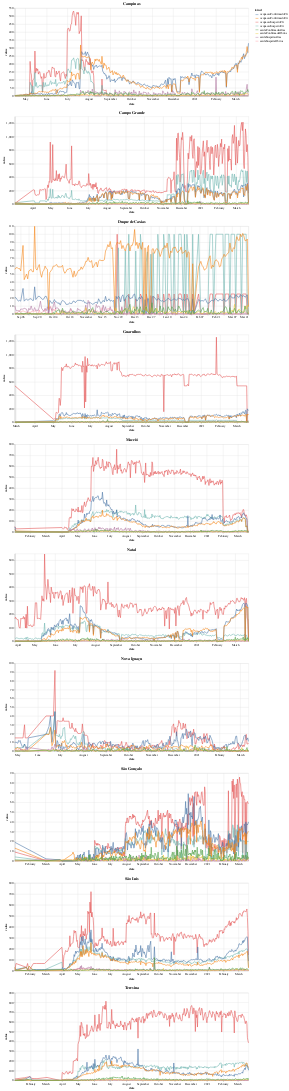

The notebook cell this image was saved under:
### Code cell
cidades = ['Campinas','Campo Grande','Duque de Caxias','Guarulhos','Maceió','Natal','Nova Iguaçu','São Gonçalo','São Luís','Teresina']
alt.vconcat(*[plot_ocupacao_dataset(x) for x in cidades])

### Figure 1 — Vega-Lite specification as saved in the notebook (floating-point values rounded to 4 significant figures; data arrays with more than 128 entries replaced by an {"elided": "..."} marker saying what was removed)
{"config": {"view": {"continuousWidth": 400, "continuousHeight": 300}}, "vconcat": [{"data": {"name": "data-f5ae46c3fd6ee844daa5538741adf026"}, "mark": "line", "encoding": {"color": {"type": "nominal", "field": "kind"}, "x": {"type": "temporal", "field": "date"}, "y": {"type": "quantitative", "field": "value"}}, "title": "Campinas", "width": 800}, {"data": {"name": "data-6bf59729d3b6b4cfcf8353ad5154e5cc"}, "mark": "line", "encoding": {"color": {"type": "nominal", "field": "kind"}, "x": {"type": "temporal", "field": "date"}, "y": {"type": "quantitative", "field": "value"}}, "title": "Campo Grande", "width": 800}, {"data": {"name": "data-1c87c4722df6c4bdca39ad7c56a180d1"}, "mark": "line", "encoding": {"color": {"type": "nominal", "field": "kind"}, "x": {"type": "temporal", "field": "date"}, "y": {"type": "quantitative", "field": "value"}}, "title": "Duque de Caxias", "width": 800}, {"data": {"name": "data-609fd0b88e609609a367b7c80132a8dc"}, "mark": "line", "encoding": {"color": {"type": "nominal", "field": "kind"}, "x": {"type": "temporal", "field": "date"}, "y": {"type": "quantitative", "field": "value"}}, "title": "Guarulhos", "width": 800}, {"data": {"name": "data-cb74a2e80f3b69f1b72271af94498f44"}, "mark": "line", "encoding": {"color": {"type": "nominal", "field": "kind"}, "x": {"type": "temporal", "field": "date"}, "y": {"type": "quantitative", "field": "value"}}, "title": "Maceió", "width": 800}, {"data": {"name": "data-b8170f370f2e6ee681d6fc607257d47e"}, "mark": "line", "encoding": {"color": {"type": "nominal", "field": "kind"}, "x": {"type": "temporal", "field": "date"}, "y": {"type": "quantitative", "field": "value"}}, "title": "Natal", "width": 800}, {"data": {"name": "data-f16ced14638d5b76365c6f47ea9e1bf0"}, "mark": "line", "encoding": {"color": {"type": "nominal", "field": "kind"}, "x": {"type": "temporal", "field": "date"}, "y": {"type": "quantitative", "field": "value"}}, "title": "Nova Iguaçu", "width": 800}, {"data": {"name": "data-7075bd7590b80e3a90591885e3a7d45e"}, "mark": "line", "encoding": {"color": {"type": "nominal", "field": "kind"}, "x": {"type": "temporal", "field": "date"}, "y": {"type": "quantitative", "field": "value"}}, "title": "São Gonçalo", "width": 800}, {"data": {"name": "data-ad2855460f601f979e9563e08d04b063"}, "mark": "line", "encoding": {"color": {"type": "nominal", "field": "kind"}, "x": {"type": "temporal", "field": "date"}, "y": {"type": "quantitative", "field": "value"}}, "title": "São Luís", "width": 800}, {"data": {"name": "data-7f651e4142bba866a93abe421015d491"}, "mark": "line", "encoding": {"color": {"type": "nominal", "field": "kind"}, "x": {"type": "temporal", "field": "date"}, "y": {"type": "quantitative", "field": "value"}}, "title": "Teresina", "width": 800}], "$schema": "https://vega.github.io/schema/vega-lite/v4.8.1.json", "datasets": {"data-f5ae46c3fd6ee844daa5538741adf026": {"elided": "2688 records"}, "data-6bf59729d3b6b4cfcf8353ad5154e5cc": {"elided": "2848 records"}, "data-1c87c4722df6c4bdca39ad7c56a180d1": {"elided": "1568 records"}, "data-609fd0b88e609609a367b7c80132a8dc": {"elided": "2600 records"}, "data-cb74a2e80f3b69f1b72271af94498f44": {"elided": "2864 records"}, "data-b8170f370f2e6ee681d6fc607257d47e": {"elided": "2840 records"}, "data-f16ced14638d5b76365c6f47ea9e1bf0": {"elided": "2224 records"}, "data-7075bd7590b80e3a90591885e3a7d45e": {"elided": "2696 records"}, "data-ad2855460f601f979e9563e08d04b063": {"elided": "2912 records"}, "data-7f651e4142bba866a93abe421015d491": {"elided": "2936 records"}}}
